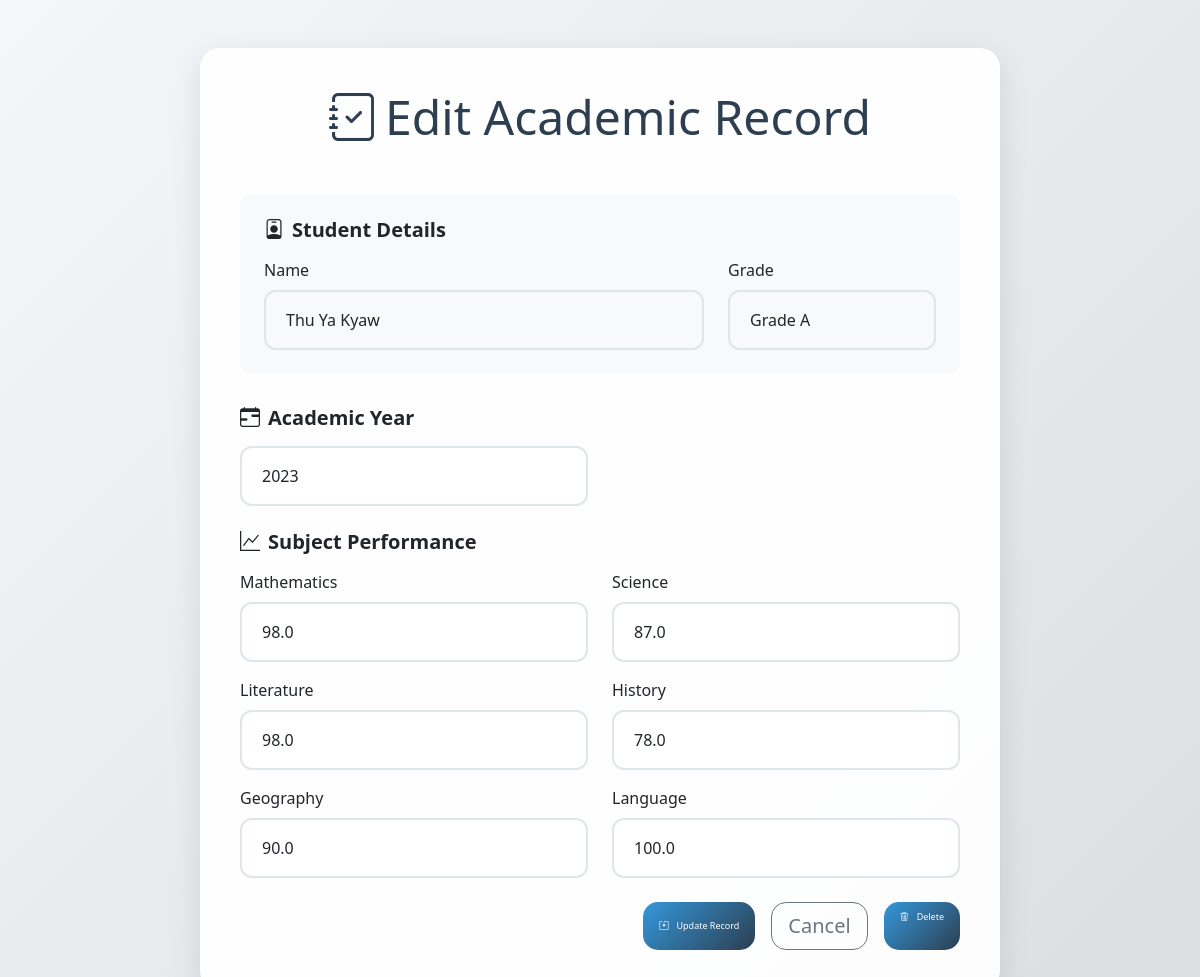
/management/subjects/edit/2/, run on the app's committed database.
### student_app/models.py (models this page shows, shortened)
class Subject(models.Model):
    student = models.ForeignKey(Student, on_delete=models.CASCADE)
    year = models.IntegerField()
    subject1_marks = models.FloatField()
    subject2_marks = models.FloatField()
    subject3_marks = models.FloatField()
    subject4_marks = models.FloatField()
    subject5_marks = models.FloatField()
    subject6_marks = models.FloatField()

class Student(models.Model):
    name = models.CharField(max_length=100)
    dob = models.DateField()  # Date of Birth
    nrc = models.CharField(max_length=50, unique=True)  # National Registration Card number (assuming it's unique)
    father_name = models.CharField(max_length=100)
    mother_name = models.CharField(max_length=100)
    phone = models.CharField(max_length=15)  # Phone number
    address = models.TextField()  # Long address details
    grade = models.CharField(max_length=10)  # Grade (A, B, etc.)
    country = models.CharField(max_length=100)
    class Meta:
        verbose_name = "Student"
        verbose_name_plural = "Students"

### student_app/views.py (the view, shortened to what this page needs)
# urls.py: path('subjects/edit/<int:subject_id>/', views.edit_subject, name='edit_subject'),
def edit_subject(request, subject_id):
    subject = get_object_or_404(Subject, id=subject_id)
    return render(request, 'subject/edit_subject.html', {'subject': subject})  # Show subject data in form

### templates/subject/edit_subject.html (shortened to what this page needs)
<!DOCTYPE html>
<html lang="en">
<head>
  <link href="https://cdn.jsdelivr.net/npm/bootstrap@5.3.2/dist/css/bootstrap.min.css" rel="stylesheet">
  <link rel="stylesheet" href="https://cdn.jsdelivr.net/npm/bootstrap-icons@1.11.3/font/bootstrap-icons.min.css">
</head>
<body style="background: linear-gradient(135deg, #f5f6fa 0%, #dcdde1 100%); min-height: 100vh;">
  <div class="form-container">
    <h2 class="display-5 text-center mb-5" style="color: var(--primary-color);">
      <i class="bi bi-journal-check me-2"></i>Edit Academic Record
    </h2>
    <form method="POST" action="{% url 'edit_subject' subject.id %}" class="needs-validation" novalidate>
      <div class="student-info-card">
        <h5 class="fw-bold mb-3"><i class="bi bi-person-badge me-2"></i>Student Details</h5>
        <div class="row gx-4">
          <div class="col-md-8">
            <label class="form-label">Name</label>
            <div class="form-control-custom bg-light">
              {{ subject.student.name }}
            </div>
          </div>
          <div class="col-md-4">
            <label class="form-label">Grade</label>
            <div class="form-control-custom bg-light">
              Grade {{ subject.student.grade }}
            </div>
          </div>
        </div>
      </div>
      <div class="mb-4">
        <h5 class="fw-bold mb-3"><i class="bi bi-calendar-range me-2"></i>Academic Year</h5>
        <div class="row gx-4 gy-3">
          <div class="col-md-6">
            <input type="number" name="year" id="year"
                   class="form-control form-control-custom"
                   value="{{ subject.year }}"
                   min="2000" max="{% now 'Y' %}"
                   required>
          </div>
        </div>
      </div>
      <div class="mb-4">
        <h5 class="fw-bold mb-3"><i class="bi bi-graph-up me-2"></i>Subject Performance</h5>
        <div class="row gx-4 gy-3">
          <div class="col-md-6">
            <label class="form-label">Mathematics</label>
            <input type="number" step="0.01" name="subject1_marks"
                   class="form-control form-control-custom"
                   value="{{ subject.subject1_marks }}"
                   min="0" max="100"
                   required>
          </div>
          <div class="col-md-6">
            <label class="form-label">Science</label>
            <input type="number" step="0.01" name="subject2_marks"
                   class="form-control form-control-custom"
                   value="{{ subject.subject2_marks }}"
                   min="0" max="100"
                   required>
          </div>
          <div class="col-md-6">
            <label class="form-label">Literature</label>
            <input type="number" step="0.01" name="subject3_marks"
                   class="form-control form-control-custom"
                   value="{{ subject.subject3_marks }}"
                   min="0" max="100"
                   required>
          </div>
          <div class="col-md-6">
            <label class="form-label">History</label>
            <input type="number" step="0.01" name="subject4_marks"
                   class="form-control form-control-custom"
                   value="{{ subject.subject4_marks }}"
                   min="0" max="100"
                   required>
          </div>
          <div class="col-md-6">
            <label class="form-label">Geography</label>
            <input type="number" step="0.01" name="subject5_marks"
                   class="form-control form-control-custom"
                   value="{{ subject.subject5_marks }}"
                   min="0" max="100"
                   required>
          </div>
          <div class="col-md-6">
            <label class="form-label">Language</label>
            <input type="number" step="0.01" name="subject6_marks"
                   class="form-control form-control-custom"
                   value="{{ subject.subject6_marks }}"
                   min="0" max="100"
                   required>
          </div>
        </div>
      </div>
      <div class="d-grid gap-2 d-md-flex justify-content-md-end mt-4">
        <button type="submit" class="btn btn-lg text-white me-2"
        style="background: linear-gradient(135deg, var(--secondary-color) 0%, var(--primary-color) 100%);
               border: none; font-size: 9px; border-radius: 15px;">
          <i class="bi bi-save2 me-2"></i>Update Record
        </button>
        <a href="{% url 'subject_list' %}" class="btn btn-lg btn-outline-secondary me-2"
        style=" border-radius: 15px;">
          Cancel
        </a>
        <a href="{% url 'delete_subject' subject.id %}"
           class="btn btn-lg btn-danger"
           style="background: linear-gradient(135deg, var(--secondary-color) 0%, var(--primary-color) 100%);
               border: none; font-size: 9px; border-radius: 15px;"
           onclick="return confirm('Are you sure you want to delete this record?')">
          <i class="bi bi-trash3 me-2"></i>Delete
        </a>
      </div>
    </form>
  </div>
</body>
</html>

### templates/subject/edit_subject.html (style rules this page uses)
:root { --primary-color: #2c3e50; --secondary-color: #3498db; --accent-color: #e74c3c; }
.form-container { background: rgba(255, 255, 255, 0.95); border-radius: 20px; box-shadow: 0 10px 30px rgba(0,0,0,0.1); padding: 2.5rem; margin: 3rem auto; max-width: 800px; }
.form-control-custom { border: 2px solid #dfe6e9; border-radius: 12px; padding: 1rem 1.25rem; transition: all 0.3s ease; }
.student-info-card { background: #f8f9fa; border-radius: 12px; padding: 1.5rem; margin-bottom: 2rem; }

### data on the page
Subject: student.name "Thu Ya Kyaw", student.grade "A", year "2023", subject1_marks "98.0", subject2_marks "87.0", subject3_marks "98.0", subject4_marks "78.0", subject5_marks "90.0", subject6_marks "100.0"
